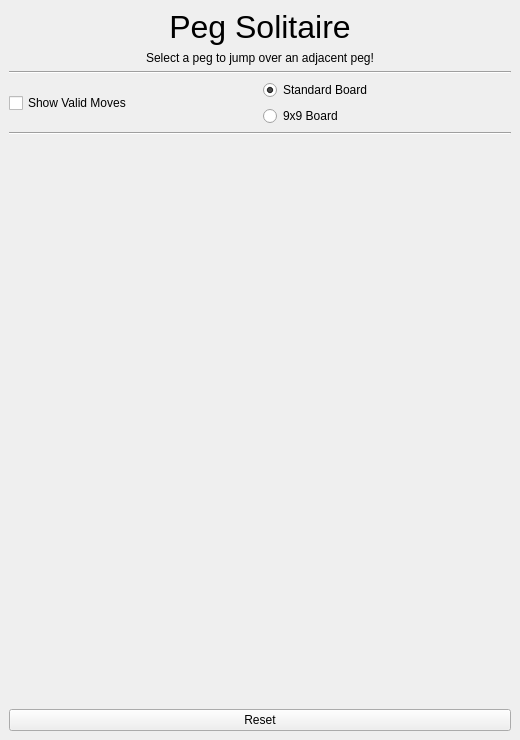
<?xml version="1.0" encoding="UTF-8"?>
<ui version="4.0">
 <class>MainWindow</class>
 <widget class="QMainWindow" name="MainWindow">
  <property name="geometry">
   <rect>
    <x>0</x>
    <y>0</y>
    <width>520</width>
    <height>740</height>
   </rect>
  </property>
  <property name="windowTitle">
   <string>Peg Solitaire</string>
  </property>
  <widget class="QWidget" name="centralwidget">
   <layout class="QVBoxLayout" name="verticalLayout">
    <item>
     <widget class="QLabel" name="titleLabel">
      <property name="font">
       <font>
        <pointsize>24</pointsize>
       </font>
      </property>
      <property name="text">
       <string>Peg Solitaire</string>
      </property>
      <property name="alignment">
       <set>Qt::AlignCenter</set>
      </property>
     </widget>
    </item>
    <item>
     <widget class="QLabel" name="subtitleLabel">
      <property name="text">
       <string>Select a peg to jump over an adjacent peg!</string>
      </property>
      <property name="alignment">
       <set>Qt::AlignCenter</set>
      </property>
     </widget>
    </item>
    <item>
     <widget class="Line" name="lineTop">
      <property name="orientation">
       <enum>Qt::Horizontal</enum>
      </property>
     </widget>
    </item>
    <item>
     <layout class="QHBoxLayout" name="optionsLayout">
      <item>
       <widget class="QCheckBox" name="checkShowMoves">
        <property name="text">
         <string>Show Valid Moves</string>
        </property>
       </widget>
      </item>
      <item>
       <layout class="QVBoxLayout" name="boardTypeLayout">
        <item>
         <widget class="QRadioButton" name="radioStandard">
          <property name="text">
           <string>Standard Board</string>
          </property>
          <property name="checked">
           <bool>true</bool>
          </property>
         </widget>
        </item>
        <item>
         <widget class="QRadioButton" name="radioLarge">
          <property name="text">
           <string>9x9 Board</string>
          </property>
         </widget>
        </item>
       </layout>
      </item>
     </layout>
    </item>
    <item>
     <widget class="Line" name="lineBottom">
      <property name="orientation">
       <enum>Qt::Horizontal</enum>
      </property>
     </widget>
    </item>
    <item>
     <widget class="QWidget" name="boardContainer" native="true">
      <property name="sizePolicy">
       <sizepolicy hsizetype="Preferred" vsizetype="Expanding">
        <horstretch>0</horstretch>
        <verstretch>0</verstretch>
       </sizepolicy>
      </property>
      <layout class="QGridLayout" name="boardLayout">
       <property name="spacing">
        <number>4</number>
       </property>
      </layout>
     </widget>
    </item>
    <item>
     <widget class="QLabel" name="statusLabel">
      <property name="text">
       <string/>
      </property>
      <property name="alignment">
       <set>Qt::AlignCenter</set>
      </property>
     </widget>
    </item>
    <item>
     <widget class="QPushButton" name="resetButton">
      <property name="text">
       <string>Reset</string>
      </property>
     </widget>
    </item>
   </layout>
  </widget>
 </widget>
 <resources/>
 <connections/>
</ui>
